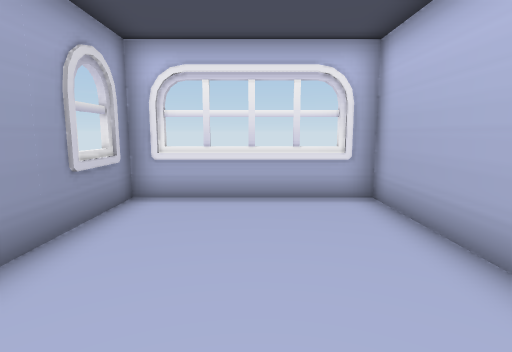
view 1 (above)

12 first-person views from a walk through a scene from a Unity 3-D project. The camera is 1.4 m above the floor, tilts 8° down and sees 80° across. The floor is counted in squares, 0.5 m on a side. Each view is taken from the middle of a square. On the plan, view 1 faces up. The plan holds only what a view shows up to about 20 squares ahead; the rest is blank. The player is left out. Door leaves are left out, so doorways stand open. Some surface patterns are stand-ins.

view 2
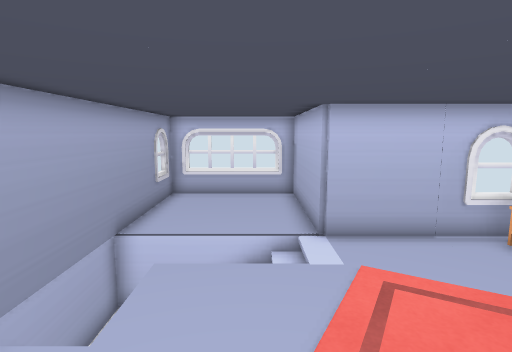

view 3
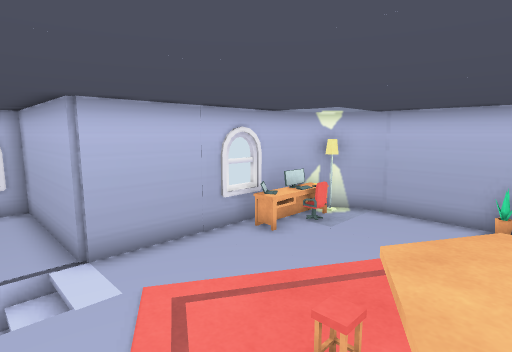

view 4
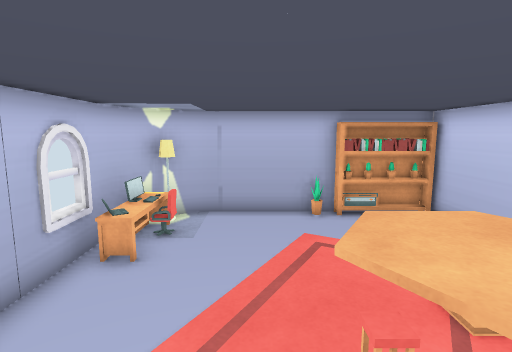

view 5
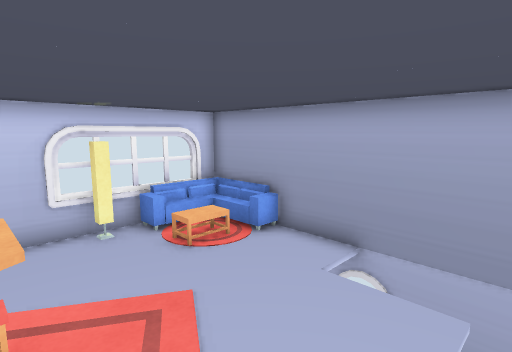

view 6
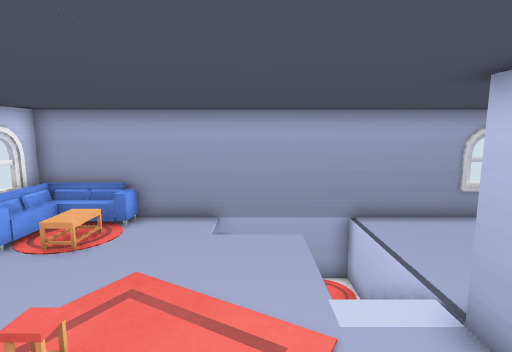

view 7
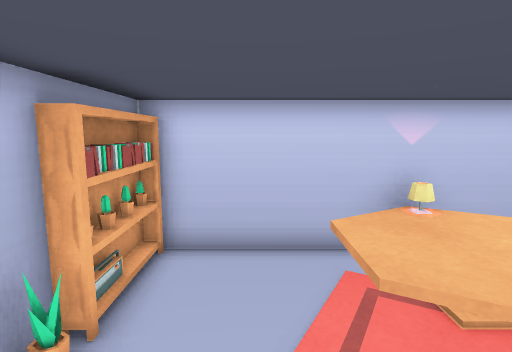

view 8
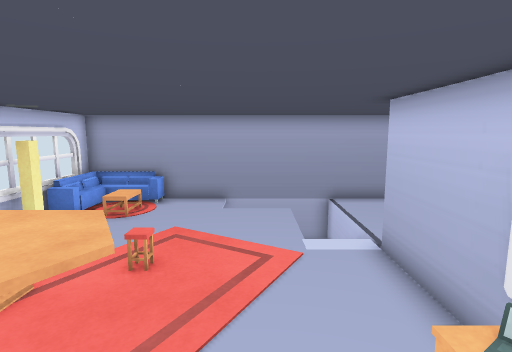

view 9
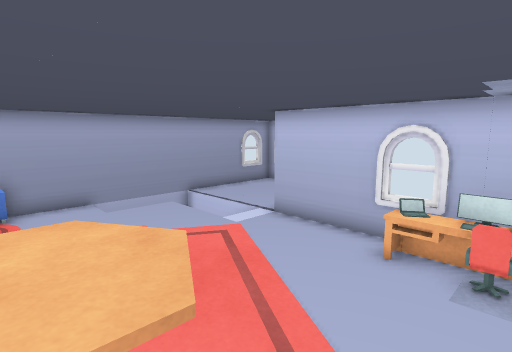

view 10
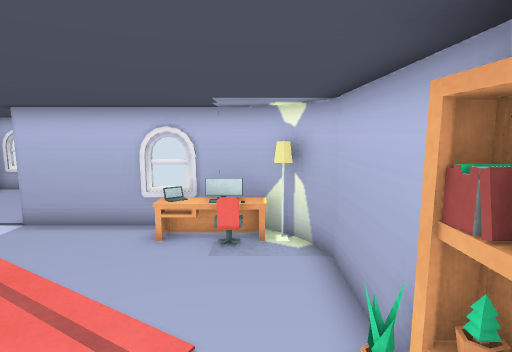

view 11
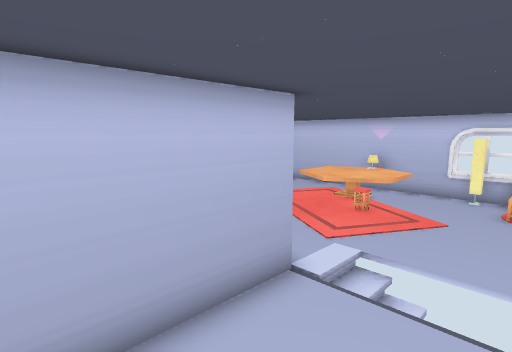

view 12
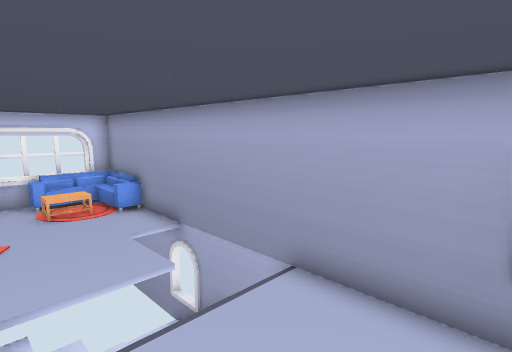

### Floor plan
Key: @ floor where view 1 was taken; # wall or solid block; . floor; / step, stairs or slope; D open door; ^ raised ledge; R rug; P plant.
Columns run from 3 left of view 1 to 12 right of it. Each row starts with its distance up from view 1.
  7 #######
  6 #.....D
  5 #.....D
  4 #.....D
  3 #.....D
  2 #.....D
  1 #RR///####D#
  0 #  @//....######
 -1 # #/.......... #
 -2 #  ............#
 -3 ##....   ......#
 -4 #..... #R#.....#
 -5 #......R^^R ..P#
 -6 #   ..##### ..##
 -7  #  ..##### ..##
 -8  #  #.##### ..##
 -9    #####  ######

Where each view was taken, in squares from view 1:
view 1: 0 up, 0 right, facing up
view 2: 7 down, 1 right, facing up
view 3: 6 down, 1 right, facing up-right
view 4: 3 down, 1 right, facing right
view 5: 0 up, 4 right, facing down-left
view 6: 2 down, 7 right, facing left
view 7: 2 down, 9 right, facing down
view 8: 2 down, 10 right, facing left
view 9: 7 down, 10 right, facing up-left
view 10: 8 down, 10 right, facing up
view 11: 6 up, 1 left, facing down-right
view 12: 5 up, 2 right, facing down-left
